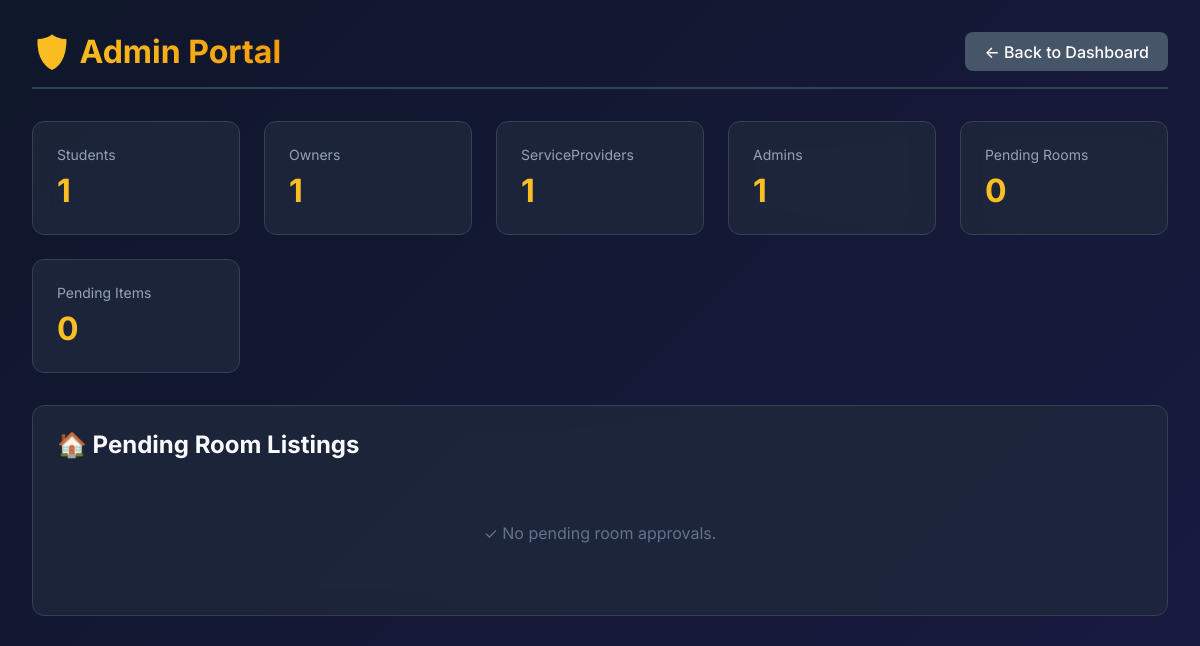
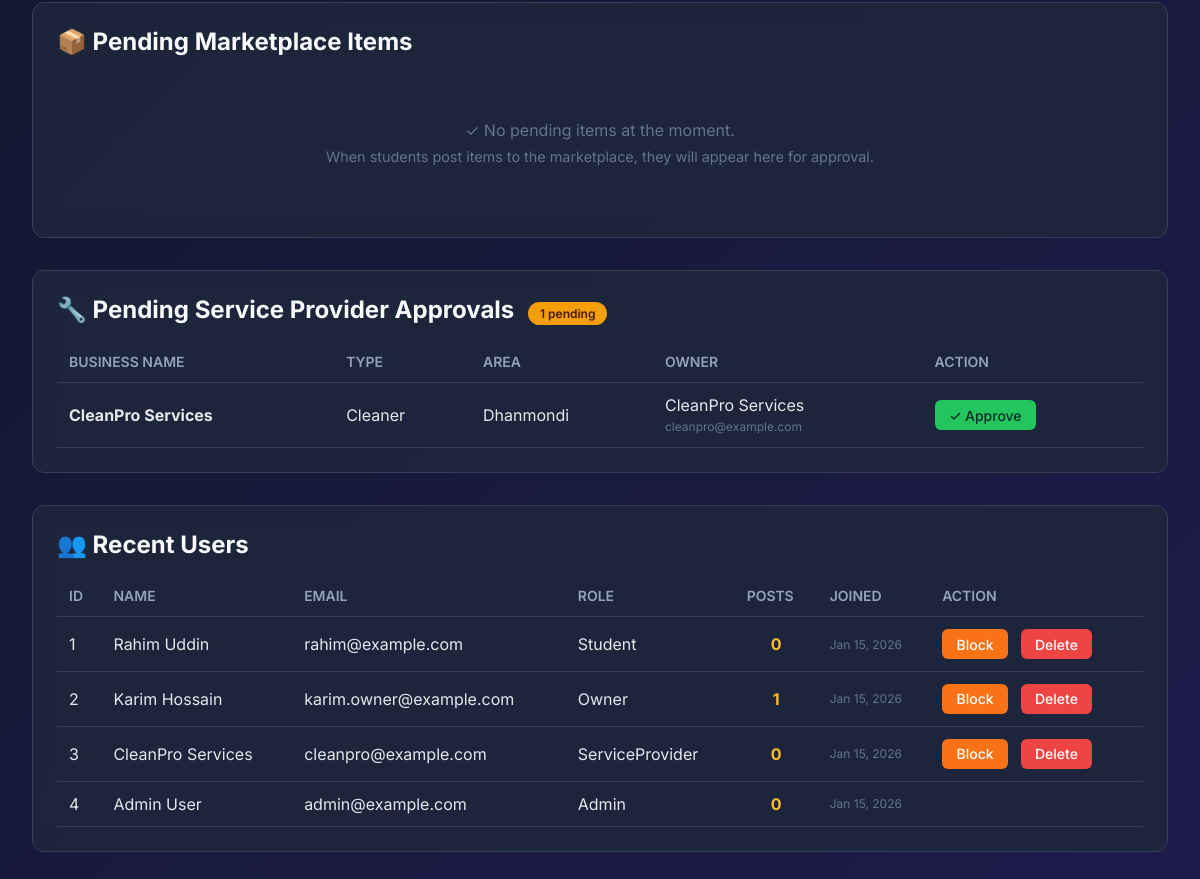
Page /admin_portal.php (signed in) on the earlier database version (2 pictures, top to bottom).
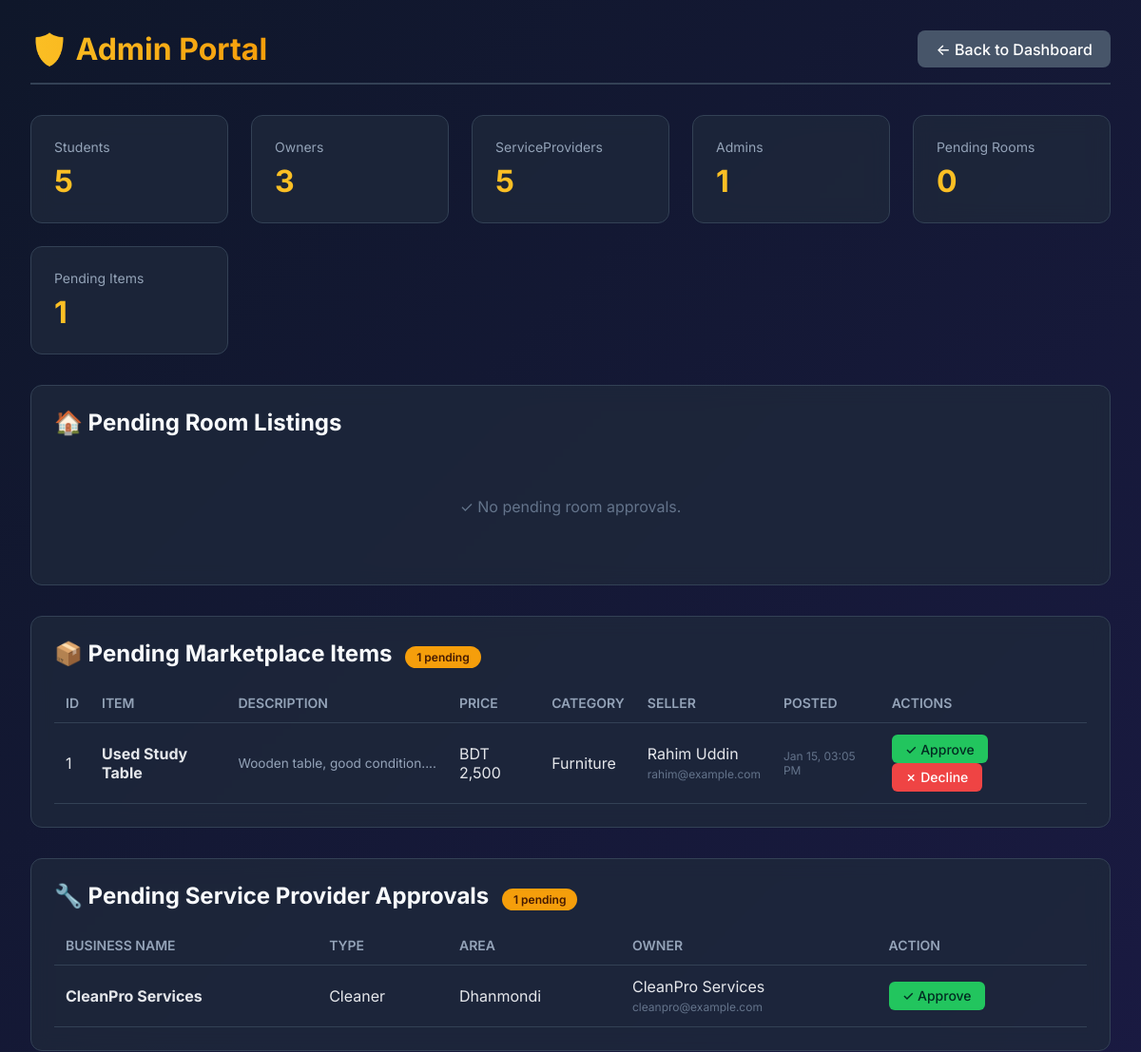
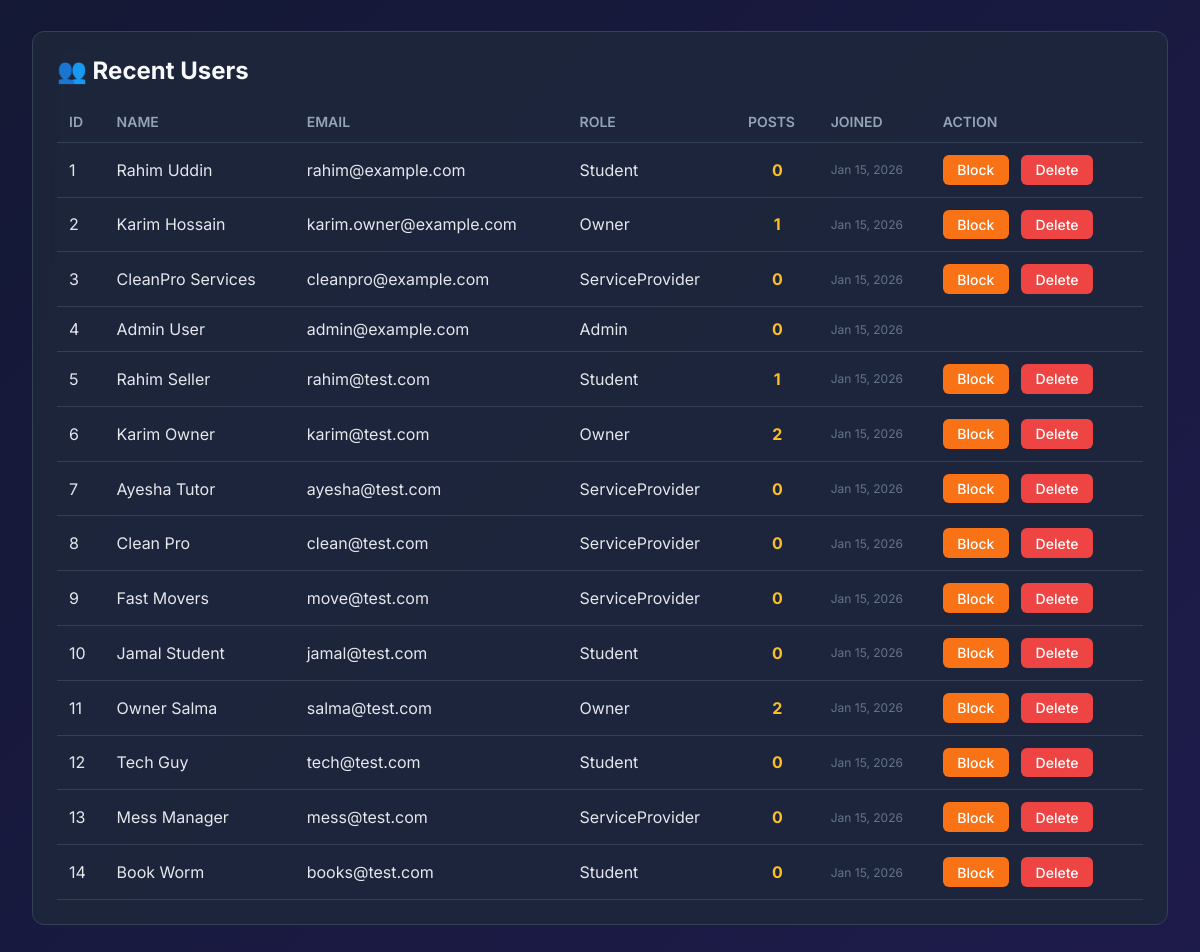
Same page on the later database version (2 pictures, top to bottom).
### tables this page shows
CREATE TABLE IF NOT EXISTS SERVICEPROVIDER (
  ProviderID     INT PRIMARY KEY,
  ServiceType    ENUM('Cleaner','Van','Mess','Tuition','Other') NOT NULL,
  BusinessName   VARCHAR(100) NOT NULL,
  Area           VARCHAR(100) NOT NULL,
  AverageRating  DECIMAL(3,2) NOT NULL DEFAULT 0.00,
  TotalReviews   INT NOT NULL DEFAULT 0,
  IsApproved     BOOLEAN NOT NULL DEFAULT FALSE COMMENT 'Admin must approve before visible to students',
  CONSTRAINT fk_sp_user FOREIGN KEY (ProviderID)
    REFERENCES USER(UserID) ON DELETE CASCADE ON UPDATE CASCADE
);

CREATE TABLE IF NOT EXISTS USER (
  UserID       INT AUTO_INCREMENT PRIMARY KEY,
  FullName     VARCHAR(100) NOT NULL,
  Email        VARCHAR(100) NOT NULL UNIQUE,
  Phone        VARCHAR(20)  NOT NULL,
  PasswordHash VARCHAR(255) NOT NULL,
  Role         ENUM('Student','Owner','ServiceProvider','Admin') NOT NULL DEFAULT 'Student',
  AgeGroup     ENUM('18-21','22-25','26-30','Over30') NOT NULL,
  LivingStatus ENUM('Alone','Roommates','Family','Hostel') NOT NULL,
  Bio          TEXT NULL,
  Country      VARCHAR(100) NULL,
  CreatedAt    DATETIME NOT NULL DEFAULT CURRENT_TIMESTAMP,
  Status       ENUM('Active','Blocked','Suspended') NOT NULL DEFAULT 'Active'
);

CREATE TABLE IF NOT EXISTS MARKETITEM (
  ItemID      INT AUTO_INCREMENT PRIMARY KEY,
  SellerID    INT NOT NULL,
  Title       VARCHAR(150) NOT NULL,
  Description TEXT NOT NULL,
  Category    ENUM('Electronics','Furniture','Books','Clothing','Sports','Others') NOT NULL,
  Price       DECIMAL(10,2) NOT NULL,
  `Condition` ENUM('New','LikeNew','Used','VeryUsed') NOT NULL,
  Status      ENUM('Available','Reserved','Sold','Inactive','Pending','Declined') NOT NULL DEFAULT 'Pending',
  CreatedAt   DATETIME NOT NULL DEFAULT CURRENT_TIMESTAMP,
  CONSTRAINT fk_market_seller FOREIGN KEY (SellerID)
    REFERENCES USER(UserID) ON DELETE CASCADE ON UPDATE CASCADE,
  INDEX idx_market_seller (SellerID),
  INDEX idx_market_cat_status (Category, Status)
);

### admin_portal.php (the view, shortened to what the changed rows need)
<?php
include 'config.php';
$conn->query("UPDATE MARKETITEM SET Status = 'Pending' WHERE Status IS NULL OR Status = ''");
$stats = [];
$res = $conn->query("SELECT Role, COUNT(*) as Count FROM USER GROUP BY Role");
while ($row = $res->fetch_assoc()) {
    $stats[$row['Role']] = $row['Count'];
}
$pendingSPs = [];
$res = $conn->query("
    SELECT u.FullName, u.Email, sp.ProviderID, sp.BusinessName, sp.ServiceType, sp.Area
    FROM SERVICEPROVIDER sp
    JOIN USER u ON sp.ProviderID = u.UserID
    WHERE sp.IsApproved = FALSE
");
while ($row = $res->fetch_assoc()) {
    $pendingSPs[] = $row;
}
$pendingItems = [];
$sql = "
    SELECT m.ItemID, m.Title, m.Price, m.Category, m.Description, m.Status, m.CreatedAt, u.FullName, u.Email
    FROM MARKETITEM m
    JOIN USER u ON m.SellerID = u.UserID
    WHERE m.Status = 'Pending'
    ORDER BY m.CreatedAt DESC
";
$res = $conn->query($sql);
if ($res) {
    while ($row = $res->fetch_assoc()) {
        $pendingItems[] = $row;
    }
}
$users = [];
$res = $conn->query("
    SELECT u.UserID, u.FullName, u.Email, u.Role, u.Status, u.CreatedAt,
    (SELECT COUNT(*) FROM ROOMLISTING r WHERE r.OwnerID = u.UserID) as PostCount
    FROM USER u
    ORDER BY u.CreatedAt DESC LIMIT 20
");
while ($row = $res->fetch_assoc()) {
    $users[] = $row;
}
?>
<!DOCTYPE html>
<html lang="en">
<head>
</head>
<body>
    <div class="container">
        <div class="header">
            <h1>🛡️ Admin Portal</h1>
        </div>
        <div class="stats-grid">
            <?php foreach ($stats as $role => $count): ?>
                <div class="stat-card">
                    <div class="stat-label"><?php echo $role; ?>s</div>
                    <div class="stat-value"><?php echo $count; ?></div>
                </div>
            <?php endforeach; ?>
            <div class="stat-card">
                <div class="stat-label">Pending Items</div>
                <div class="stat-value"><?php echo count($pendingItems); ?></div>
            </div>
        </div>
        <div class="card">
            <h2>
                🏠 Pending Room Listings
            </h2>
        </div>
        <div class="card">
            <h2>
                📦 Pending Marketplace Items
                <?php if (count($pendingItems) > 0): ?>
                    <span class="badge badge-warning"><?php echo count($pendingItems); ?> pending</span>
                <?php endif; ?>
            </h2>
            <?php if (empty($pendingItems)): ?>
                <div class="empty-state">
                    <p>✓ No pending items at the moment.</p>
                    <p style="font-size: 0.9rem; margin-top: 0.5rem;">When students post items to the marketplace, they will
                        appear here for approval.</p>
                </div>
            <?php else: ?>
                <table>
                    <thead>
                        <tr>
                            <th>ID</th>
                            <th>Item</th>
                            <th>Description</th>
                            <th>Price</th>
                            <th>Category</th>
                            <th>Seller</th>
                            <th>Posted</th>
                            <th>Actions</th>
                        </tr>
                    </thead>
                    <tbody>
                        <?php foreach ($pendingItems as $item): ?>
                            <tr>
                                <td><?php echo $item['ItemID']; ?></td>
                                <td><strong><?php echo htmlspecialchars($item['Title']); ?></strong></td>
                                <td class="item-desc" title="<?php echo htmlspecialchars($item['Description']); ?>">
                                    <?php echo htmlspecialchars(substr($item['Description'], 0, 80)); ?>...
                                </td>
                                <td>BDT <?php echo number_format($item['Price']); ?></td>
                                <td><?php echo htmlspecialchars($item['Category']); ?></td>
                                <td>
                                    <?php echo htmlspecialchars($item['FullName']); ?><br>
                                    <span class="timestamp"><?php echo htmlspecialchars($item['Email']); ?></span>
                                </td>
                                <td class="timestamp"><?php echo date('M d, h:i A', strtotime($item['CreatedAt'])); ?></td>
                                <td>
                                    <a href="?approve_item=<?php echo $item['ItemID']; ?>" class="btn btn-green">✓ Approve</a>
                                    <a href="?decline_item=<?php echo $item['ItemID']; ?>" class="btn btn-red"
                                        onclick="return confirm('Decline this item?')">✗ Decline</a>
                                </td>
                            </tr>
                        <?php endforeach; ?>
                    </tbody>
                </table>
            <?php endif; ?>
        </div>
        <div class="card">
            <h2>
                🔧 Pending Service Provider Approvals
                <?php if (count($pendingSPs) > 0): ?>
                    <span class="badge badge-warning"><?php echo count($pendingSPs); ?> pending</span>
                <?php endif; ?>
            </h2>
            <?php if (empty($pendingSPs)): ?>
                <div class="empty-state">
                    <p>✓ No pending service provider approvals.</p>
                </div>
            <?php else: ?>
                <table>
                    <thead>
                        <tr>
                            <th>Business Name</th>
                            <th>Type</th>
                            <th>Area</th>
                            <th>Owner</th>
                            <th>Action</th>
                        </tr>
                    </thead>
                    <tbody>
                        <?php foreach ($pendingSPs as $sp): ?>
                            <tr>
                                <td><strong><?php echo htmlspecialchars($sp['BusinessName']); ?></strong></td>
                                <td><?php echo htmlspecialchars($sp['ServiceType']); ?></td>
                                <td><?php echo htmlspecialchars($sp['Area']); ?></td>
                                <td>
                                    <?php echo htmlspecialchars($sp['FullName']); ?><br>
                                    <span class="timestamp"><?php echo htmlspecialchars($sp['Email']); ?></span>
                                </td>
                                <td>
                                    <a href="?approve_sp=<?php echo $sp['ProviderID']; ?>" class="btn btn-green">✓ Approve</a>
                                </td>
                            </tr>
                        <?php endforeach; ?>
                    </tbody>
                </table>
            <?php endif; ?>
        </div>
        <div class="card">
            <h2>👥 Recent Users</h2>
            <table>
                <thead>
                    <tr>
                        <th>ID</th>
                        <th>Name</th>
                        <th>Email</th>
                        <th>Role</th>
                        <th>Posts</th>
                        <th>Joined</th>
                        <th>Action</th>
                    </tr>
                </thead>
                <tbody>
                    <?php foreach ($users as $u): ?>
                        <tr>
                            <td><?php echo $u['UserID']; ?></td>
                            <td><?php echo htmlspecialchars($u['FullName']); ?></td>
                            <td><?php echo htmlspecialchars($u['Email']); ?></td>
                            <td><?php echo $u['Role']; ?></td>
                            <td style="text-align:center; font-weight:bold; color:#fbbf24;"><?php echo $u['PostCount']; ?>
                            </td>
                            <td class="timestamp"><?php echo date('M j, Y', strtotime($u['CreatedAt'])); ?></td>
                            <td>
                                <?php if ($u['Role'] !== 'Admin'): ?>
                                    <?php if ($u['Status'] === 'Blocked'): ?>
                                        <a href="?unblock_user=<?php echo $u['UserID']; ?>" class="btn"
                                            style="background:#fbbf24; color:#451a03">Unblock</a>
                                    <?php else: ?>
                                        <a href="?block_user=<?php echo $u['UserID']; ?>" class="btn"
                                            style="background:#f97316; color:white"
                                            onclick="return confirm('Block this user?')">Block</a>
                                    <?php endif; ?>
                                    <a href="?delete_user=<?php echo $u['UserID']; ?>" class="btn btn-red"
                                        onclick="return confirm('Are you sure you want to PERMANENTLY delete this user?');">Delete</a>
                                <?php endif; ?>
                            </td>
                        </tr>
                    <?php endforeach; ?>
                </tbody>
            </table>
        </div>
    </div>
</body>
</html>

Differences in the rows shown:
added user: UserID "5", FullName "Rahim Seller", Email "rahim@test.com", Role "Student", PostCount "1", CreatedAt "Jan 15, 2026"
now on this page (row edited): marketitem: ItemID "1", Title "Used Study Table", Description "Wooden table, good condition.", Price "2,500", Category "Furniture", SellerID.FullName "Rahim Uddin", SellerID.Email "rahim@example.com", CreatedAt "Jan 15, 03:05 PM"
added user: UserID "6", FullName "Karim Owner", Email "karim@test.com", Role "Owner", PostCount "2", CreatedAt "Jan 15, 2026"
added user: UserID "7", FullName "Ayesha Tutor", Email "ayesha@test.com", Role "ServiceProvider", PostCount "0", CreatedAt "Jan 15, 2026"
added user: UserID "8", FullName "Clean Pro", Email "clean@test.com", Role "ServiceProvider", PostCount "0", CreatedAt "Jan 15, 2026"
added user: UserID "9", FullName "Fast Movers", Email "move@test.com", Role "ServiceProvider", PostCount "0", CreatedAt "Jan 15, 2026"
added user: UserID "10", FullName "Jamal Student", Email "jamal@test.com", Role "Student", PostCount "0", CreatedAt "Jan 15, 2026"
added user: UserID "11", FullName "Owner Salma", Email "salma@test.com", Role "Owner", PostCount "2", CreatedAt "Jan 15, 2026"
added user: UserID "12", FullName "Tech Guy", Email "tech@test.com", Role "Student", PostCount "0", CreatedAt "Jan 15, 2026"
added user: UserID "13", FullName "Mess Manager", Email "mess@test.com", Role "ServiceProvider", PostCount "0", CreatedAt "Jan 15, 2026"
added user: UserID "14", FullName "Book Worm", Email "books@test.com", Role "Student", PostCount "0", CreatedAt "Jan 15, 2026"
Other differences:
count($pendingItems): "0" → "1"
count($pendingItems): (not shown) → "1"
new list line: "Student s"
new list line: "Owner s 3"
new list line: "ServiceProvider s"
text no longer shown: "✓ No pending items at the moment. When students post items to the marketplace, they will appear here for approval."
text now shown: "pending ID ITEM DESCRIPTION PRICE CATEGORY SELLER POSTED ACTIONS"
list line gone: "Student s 1"
list line gone: "Owner s 1"
list line gone: "ServiceProvider s 1"
